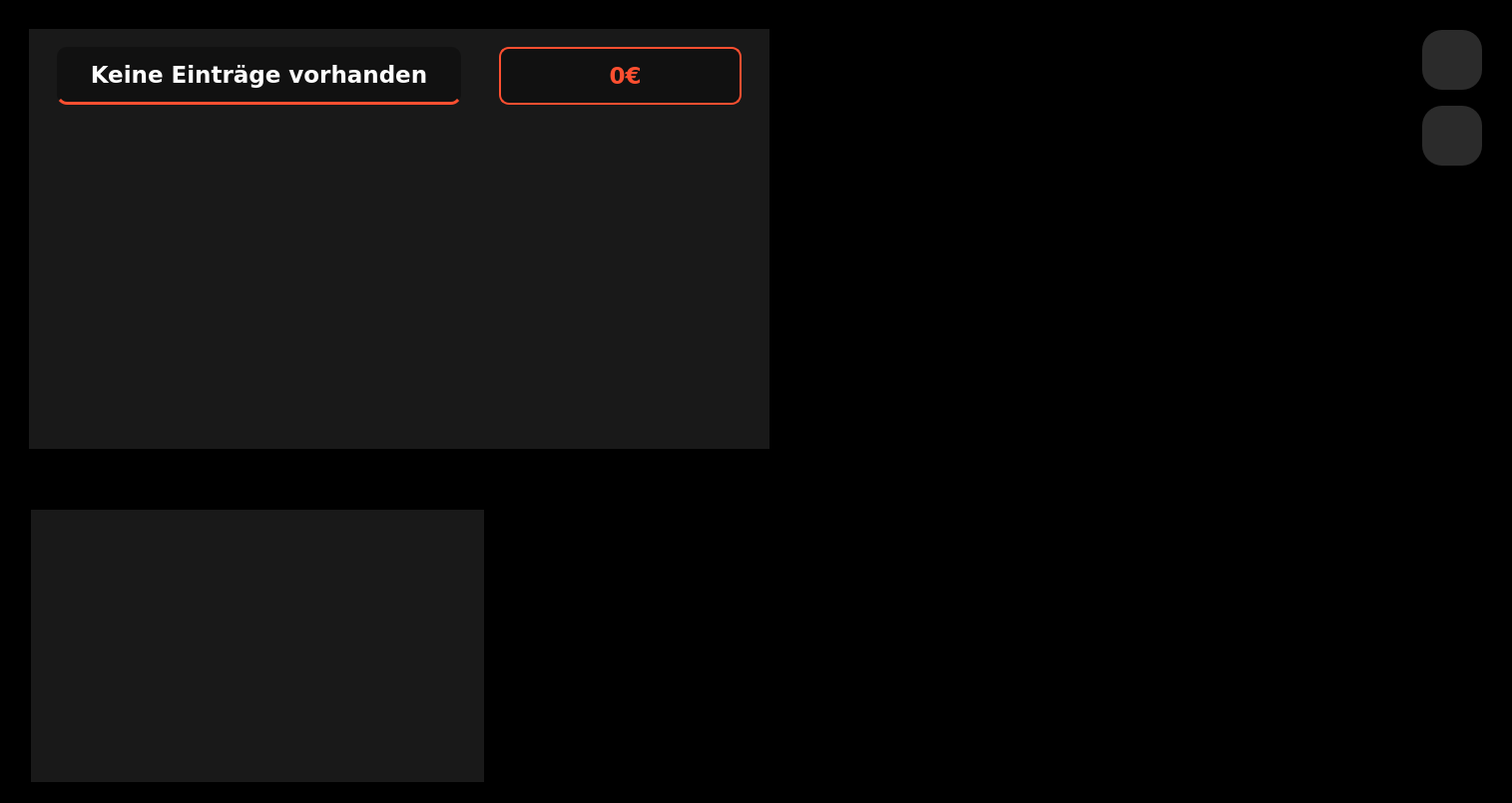
<?xml version="1.0" encoding="UTF-8"?>
<ui version="4.0">
 <class>StatisticsWindow</class>
 <widget class="QWidget" name="StatisticsWindow">
  <property name="geometry">
   <rect>
    <x>0</x>
    <y>0</y>
    <width>1515</width>
    <height>805</height>
   </rect>
  </property>
  <property name="sizePolicy">
   <sizepolicy hsizetype="Expanding" vsizetype="Expanding">
    <horstretch>0</horstretch>
    <verstretch>0</verstretch>
   </sizepolicy>
  </property>
  <property name="minimumSize">
   <size>
    <width>1000</width>
    <height>500</height>
   </size>
  </property>
  <property name="windowTitle">
   <string>Form</string>
  </property>
  <property name="styleSheet">
   <string notr="true">background-color: rgb(0, 0, 0);</string>
  </property>
  <layout class="QVBoxLayout" name="verticalLayout" stretch="3,2">
   <property name="leftMargin">
    <number>0</number>
   </property>
   <property name="topMargin">
    <number>0</number>
   </property>
   <property name="rightMargin">
    <number>0</number>
   </property>
   <property name="bottomMargin">
    <number>0</number>
   </property>
   <item>
    <layout class="QHBoxLayout" name="topLayoutHrzt" stretch="0,0,0,0,0">
     <property name="leftMargin">
      <number>20</number>
     </property>
     <property name="topMargin">
      <number>20</number>
     </property>
     <property name="rightMargin">
      <number>20</number>
     </property>
     <property name="bottomMargin">
      <number>20</number>
     </property>
     <item>
      <widget class="QFrame" name="detailedSpendingFrame">
       <property name="sizePolicy">
        <sizepolicy hsizetype="Expanding" vsizetype="Expanding">
         <horstretch>7</horstretch>
         <verstretch>0</verstretch>
        </sizepolicy>
       </property>
       <property name="styleSheet">
        <string notr="true">

QFrame  #detailedSpendingFrame {
	background-color: rgb(25, 25, 25);
border-radius: 20px;
border: 3px solid rgb(102, 102, 102);
}
</string>
       </property>
       <property name="frameShape">
        <enum>QFrame::NoFrame</enum>
       </property>
       <property name="frameShadow">
        <enum>QFrame::Raised</enum>
       </property>
       <property name="lineWidth">
        <number>3</number>
       </property>
       <property name="midLineWidth">
        <number>2</number>
       </property>
       <layout class="QVBoxLayout" name="verticalLayout_4">
        <property name="spacing">
         <number>0</number>
        </property>
        <property name="leftMargin">
         <number>9</number>
        </property>
        <property name="bottomMargin">
         <number>9</number>
        </property>
        <item>
         <widget class="QStackedWidget" name="stackedWidget">
          <property name="sizePolicy">
           <sizepolicy hsizetype="Expanding" vsizetype="Expanding">
            <horstretch>0</horstretch>
            <verstretch>0</verstretch>
           </sizepolicy>
          </property>
          <property name="styleSheet">
           <string notr="true">background-color: rgb(25, 25, 25);</string>
          </property>
          <property name="lineWidth">
           <number>1</number>
          </property>
          <widget class="QWidget" name="spendingsPage">
           <layout class="QVBoxLayout" name="verticalLayout_6">
            <item>
             <widget class="QScrollArea" name="scrollArea_2">
              <property name="frameShape">
               <enum>QFrame::NoFrame</enum>
              </property>
              <property name="verticalScrollBarPolicy">
               <enum>Qt::ScrollBarAlwaysOff</enum>
              </property>
              <property name="horizontalScrollBarPolicy">
               <enum>Qt::ScrollBarAlwaysOff</enum>
              </property>
              <property name="widgetResizable">
               <bool>true</bool>
              </property>
              <widget class="QWidget" name="scrollAreaWidgetContents_2">
               <property name="geometry">
                <rect>
                 <x>0</x>
                 <y>0</y>
                 <width>709</width>
                 <height>397</height>
                </rect>
               </property>
               <layout class="QVBoxLayout" name="verticalLayout_7">
                <item>
                 <layout class="QHBoxLayout" name="headerLayoutSpendings" stretch="0,0,0">
                  <property name="leftMargin">
                   <number>10</number>
                  </property>
                  <property name="rightMargin">
                   <number>10</number>
                  </property>
                  <property name="bottomMargin">
                   <number>20</number>
                  </property>
                  <item>
                   <widget class="QLabel" name="titleLabel">
                    <property name="sizePolicy">
                     <sizepolicy hsizetype="Preferred" vsizetype="Preferred">
                      <horstretch>5</horstretch>
                      <verstretch>0</verstretch>
                     </sizepolicy>
                    </property>
                    <property name="minimumSize">
                     <size>
                      <width>0</width>
                      <height>58</height>
                     </size>
                    </property>
                    <property name="font">
                     <font>
                      <family>Verdana</family>
                      <pointsize>17</pointsize>
                      <bold>true</bold>
                     </font>
                    </property>
                    <property name="styleSheet">
                     <string notr="true">QLabel {
color: rgb(255, 255, 255);
border-radius: 10px;
	background-color: rgb(17, 17, 17);
border-bottom: 3px solid rgb(255, 79, 48);
}

</string>
                    </property>
                    <property name="text">
                     <string>Keine Einträge vorhanden</string>
                    </property>
                    <property name="scaledContents">
                     <bool>true</bool>
                    </property>
                    <property name="alignment">
                     <set>Qt::AlignCenter</set>
                    </property>
                   </widget>
                  </item>
                  <item>
                   <spacer name="horizontalSpacer">
                    <property name="orientation">
                     <enum>Qt::Horizontal</enum>
                    </property>
                    <property name="sizeType">
                     <enum>QSizePolicy::Preferred</enum>
                    </property>
                    <property name="sizeHint" stdset="0">
                     <size>
                      <width>32</width>
                      <height>20</height>
                     </size>
                    </property>
                   </spacer>
                  </item>
                  <item>
                   <widget class="QPushButton" name="totalSpendingsLabel">
                    <property name="sizePolicy">
                     <sizepolicy hsizetype="Expanding" vsizetype="Preferred">
                      <horstretch>3</horstretch>
                      <verstretch>0</verstretch>
                     </sizepolicy>
                    </property>
                    <property name="font">
                     <font>
                      <family>Verdana</family>
                      <pointsize>17</pointsize>
                      <bold>true</bold>
                     </font>
                    </property>
                    <property name="focusPolicy">
                     <enum>Qt::NoFocus</enum>
                    </property>
                    <property name="styleSheet">
                     <string notr="true">QPushButton {
color: rgb(255, 79, 48);
border-radius: 10px;
padding-left: 10px;
	background-color: rgb(17, 17, 17);
border: 2px solid rgb(255, 79, 48);
}

QPushButton:hover {
	background-color: rgb(17, 17, 17);
}</string>
                    </property>
                    <property name="text">
                     <string>0€</string>
                    </property>
                   </widget>
                  </item>
                 </layout>
                </item>
                <item>
                 <layout class="QVBoxLayout" name="spendingsLayout">
                  <property name="spacing">
                   <number>0</number>
                  </property>
                  <property name="sizeConstraint">
                   <enum>QLayout::SetDefaultConstraint</enum>
                  </property>
                 </layout>
                </item>
                <item>
                 <spacer name="verticalSpacer_3">
                  <property name="orientation">
                   <enum>Qt::Vertical</enum>
                  </property>
                  <property name="sizeType">
                   <enum>QSizePolicy::Expanding</enum>
                  </property>
                  <property name="sizeHint" stdset="0">
                   <size>
                    <width>20</width>
                    <height>20</height>
                   </size>
                  </property>
                 </spacer>
                </item>
               </layout>
              </widget>
             </widget>
            </item>
           </layout>
          </widget>
         </widget>
        </item>
       </layout>
      </widget>
     </item>
     <item>
      <spacer name="horizontalSpacer_2">
       <property name="orientation">
        <enum>Qt::Horizontal</enum>
       </property>
       <property name="sizeHint" stdset="0">
        <size>
         <width>40</width>
         <height>20</height>
        </size>
       </property>
      </spacer>
     </item>
     <item>
      <widget class="QFrame" name="pieFrame">
       <property name="sizePolicy">
        <sizepolicy hsizetype="Expanding" vsizetype="Expanding">
         <horstretch>5</horstretch>
         <verstretch>0</verstretch>
        </sizepolicy>
       </property>
       <property name="styleSheet">
        <string notr="true">QFrame  #pieFrame {
	background-color: rgb(25, 25, 25);
border-radius: 20px;
border: 3px solid rgb(102, 102, 102);
}
</string>
       </property>
       <property name="frameShape">
        <enum>QFrame::StyledPanel</enum>
       </property>
       <property name="frameShadow">
        <enum>QFrame::Raised</enum>
       </property>
       <layout class="QVBoxLayout" name="verticalLayout_8">
        <property name="spacing">
         <number>0</number>
        </property>
        <property name="leftMargin">
         <number>0</number>
        </property>
        <property name="topMargin">
         <number>0</number>
        </property>
        <property name="rightMargin">
         <number>0</number>
        </property>
        <property name="bottomMargin">
         <number>0</number>
        </property>
        <item>
         <layout class="QVBoxLayout" name="pieLayout">
          <property name="spacing">
           <number>0</number>
          </property>
          <property name="leftMargin">
           <number>5</number>
          </property>
          <property name="topMargin">
           <number>5</number>
          </property>
          <property name="rightMargin">
           <number>5</number>
          </property>
          <property name="bottomMargin">
           <number>5</number>
          </property>
         </layout>
        </item>
       </layout>
      </widget>
     </item>
     <item>
      <spacer name="horizontalSpacer_3">
       <property name="orientation">
        <enum>Qt::Horizontal</enum>
       </property>
       <property name="sizeHint" stdset="0">
        <size>
         <width>40</width>
         <height>20</height>
        </size>
       </property>
      </spacer>
     </item>
     <item>
      <widget class="QFrame" name="menuFrame">
       <property name="sizePolicy">
        <sizepolicy hsizetype="Fixed" vsizetype="Expanding">
         <horstretch>1</horstretch>
         <verstretch>0</verstretch>
        </sizepolicy>
       </property>
       <property name="minimumSize">
        <size>
         <width>0</width>
         <height>0</height>
        </size>
       </property>
       <property name="styleSheet">
        <string notr="true">QFrame  #menuFrame {
	background-color: rgb(25, 25, 25);
border-radius: 20px;
border: 3px solid rgb(255, 191, 30);
}
</string>
       </property>
       <property name="frameShape">
        <enum>QFrame::StyledPanel</enum>
       </property>
       <property name="frameShadow">
        <enum>QFrame::Raised</enum>
       </property>
       <layout class="QVBoxLayout" name="verticalLayout_2">
        <item alignment="Qt::AlignHCenter|Qt::AlignTop">
         <widget class="QPushButton" name="homeButton">
          <property name="sizePolicy">
           <sizepolicy hsizetype="Expanding" vsizetype="Expanding">
            <horstretch>0</horstretch>
            <verstretch>0</verstretch>
           </sizepolicy>
          </property>
          <property name="minimumSize">
           <size>
            <width>60</width>
            <height>60</height>
           </size>
          </property>
          <property name="cursor">
           <cursorShape>PointingHandCursor</cursorShape>
          </property>
          <property name="focusPolicy">
           <enum>Qt::NoFocus</enum>
          </property>
          <property name="styleSheet">
           <string notr="true">QPushButton {
background-color: rgb(43, 43, 43);
border-radius: 20px;
}

QPushButton:hover {
	background-color: rgb(38, 38, 38);
}

QPushButton:clicked {
	background-color: rgb(34, 34, 34);
}
</string>
          </property>
          <property name="text">
           <string/>
          </property>
          <property name="icon">
           <iconset resource="../../../assets/recource.qrc">
            <normaloff>:/assets/home.png</normaloff>:/assets/home.png</iconset>
          </property>
          <property name="iconSize">
           <size>
            <width>40</width>
            <height>40</height>
           </size>
          </property>
         </widget>
        </item>
        <item>
         <spacer name="verticalSpacer_2">
          <property name="orientation">
           <enum>Qt::Vertical</enum>
          </property>
          <property name="sizeType">
           <enum>QSizePolicy::Preferred</enum>
          </property>
          <property name="sizeHint" stdset="0">
           <size>
            <width>20</width>
            <height>10</height>
           </size>
          </property>
         </spacer>
        </item>
        <item>
         <widget class="QPushButton" name="openRepoButton">
          <property name="minimumSize">
           <size>
            <width>60</width>
            <height>60</height>
           </size>
          </property>
          <property name="cursor">
           <cursorShape>PointingHandCursor</cursorShape>
          </property>
          <property name="focusPolicy">
           <enum>Qt::NoFocus</enum>
          </property>
          <property name="styleSheet">
           <string notr="true">QPushButton {
background-color: rgb(43, 43, 43);
border-radius: 20px;
}

QPushButton:hover {
	background-color: rgb(38, 38, 38);
}

QPushButton:clicked {
	background-color: rgb(34, 34, 34);
}</string>
          </property>
          <property name="text">
           <string/>
          </property>
          <property name="icon">
           <iconset resource="../../../assets/recource.qrc">
            <normaloff>:/assets/explorer.png</normaloff>:/assets/explorer.png</iconset>
          </property>
          <property name="iconSize">
           <size>
            <width>40</width>
            <height>40</height>
           </size>
          </property>
         </widget>
        </item>
        <item>
         <spacer name="verticalSpacer_4">
          <property name="orientation">
           <enum>Qt::Vertical</enum>
          </property>
          <property name="sizeType">
           <enum>QSizePolicy::Preferred</enum>
          </property>
          <property name="sizeHint" stdset="0">
           <size>
            <width>20</width>
            <height>10</height>
           </size>
          </property>
         </spacer>
        </item>
        <item>
         <spacer name="verticalSpacer">
          <property name="orientation">
           <enum>Qt::Vertical</enum>
          </property>
          <property name="sizeHint" stdset="0">
           <size>
            <width>20</width>
            <height>40</height>
           </size>
          </property>
         </spacer>
        </item>
       </layout>
      </widget>
     </item>
    </layout>
   </item>
   <item>
    <layout class="QHBoxLayout" name="bottomLayoutHrzt">
     <property name="leftMargin">
      <number>20</number>
     </property>
     <property name="topMargin">
      <number>10</number>
     </property>
     <property name="rightMargin">
      <number>20</number>
     </property>
     <property name="bottomMargin">
      <number>20</number>
     </property>
     <item>
      <widget class="QFrame" name="allMonthsFrame">
       <property name="sizePolicy">
        <sizepolicy hsizetype="Expanding" vsizetype="Expanding">
         <horstretch>1</horstretch>
         <verstretch>0</verstretch>
        </sizepolicy>
       </property>
       <property name="styleSheet">
        <string notr="true">QFrame #allMonthsFrame {
	background-color: rgb(25, 25, 25);
border-radius: 10px;
border: 3px solid rgb(102, 102, 102)
}
</string>
       </property>
       <property name="frameShape">
        <enum>QFrame::StyledPanel</enum>
       </property>
       <property name="frameShadow">
        <enum>QFrame::Raised</enum>
       </property>
       <layout class="QVBoxLayout" name="verticalLayout_3">
        <property name="spacing">
         <number>0</number>
        </property>
        <property name="leftMargin">
         <number>10</number>
        </property>
        <property name="topMargin">
         <number>15</number>
        </property>
        <property name="rightMargin">
         <number>10</number>
        </property>
        <property name="bottomMargin">
         <number>0</number>
        </property>
        <item>
         <widget class="QScrollArea" name="scrollArea">
          <property name="styleSheet">
           <string notr="true"/>
          </property>
          <property name="frameShape">
           <enum>QFrame::NoFrame</enum>
          </property>
          <property name="frameShadow">
           <enum>QFrame::Plain</enum>
          </property>
          <property name="verticalScrollBarPolicy">
           <enum>Qt::ScrollBarAlwaysOff</enum>
          </property>
          <property name="horizontalScrollBarPolicy">
           <enum>Qt::ScrollBarAlwaysOff</enum>
          </property>
          <property name="sizeAdjustPolicy">
           <enum>QAbstractScrollArea::AdjustToContents</enum>
          </property>
          <property name="widgetResizable">
           <bool>true</bool>
          </property>
          <widget class="QWidget" name="scrollAreaWidgetContents">
           <property name="geometry">
            <rect>
             <x>0</x>
             <y>0</y>
             <width>448</width>
             <height>269</height>
            </rect>
           </property>
           <property name="styleSheet">
            <string notr="true">
background-color: rgb(25, 25, 25);</string>
           </property>
           <layout class="QVBoxLayout" name="verticalLayout_5">
            <property name="leftMargin">
             <number>0</number>
            </property>
            <property name="topMargin">
             <number>0</number>
            </property>
            <property name="rightMargin">
             <number>0</number>
            </property>
            <property name="bottomMargin">
             <number>0</number>
            </property>
            <item>
             <layout class="QVBoxLayout" name="monthLayout">
              <property name="spacing">
               <number>16</number>
              </property>
              <property name="leftMargin">
               <number>15</number>
              </property>
              <property name="topMargin">
               <number>0</number>
              </property>
              <property name="rightMargin">
               <number>10</number>
              </property>
             </layout>
            </item>
           </layout>
          </widget>
         </widget>
        </item>
       </layout>
      </widget>
     </item>
     <item>
      <spacer name="horizontalSpacer_4">
       <property name="orientation">
        <enum>Qt::Horizontal</enum>
       </property>
       <property name="sizeHint" stdset="0">
        <size>
         <width>40</width>
         <height>20</height>
        </size>
       </property>
      </spacer>
     </item>
     <item>
      <widget class="QFrame" name="noFeatureYetFrame">
       <property name="sizePolicy">
        <sizepolicy hsizetype="Expanding" vsizetype="Expanding">
         <horstretch>2</horstretch>
         <verstretch>0</verstretch>
        </sizepolicy>
       </property>
       <property name="styleSheet">
        <string notr="true">QFrame #noFeatureYetFrame {
	background-color: rgb(25, 25, 25);
border-radius: 10px;
border: 3px solid rgb(102, 102, 102)
}
</string>
       </property>
       <property name="frameShape">
        <enum>QFrame::StyledPanel</enum>
       </property>
       <property name="frameShadow">
        <enum>QFrame::Raised</enum>
       </property>
       <layout class="QHBoxLayout" name="horizontalLayout_2">
        <item>
         <layout class="QHBoxLayout" name="barchartLayout"/>
        </item>
       </layout>
      </widget>
     </item>
    </layout>
   </item>
  </layout>
 </widget>
 <resources>
  <include location="../../../assets/recource.qrc"/>
 </resources>
 <connections/>
</ui>
